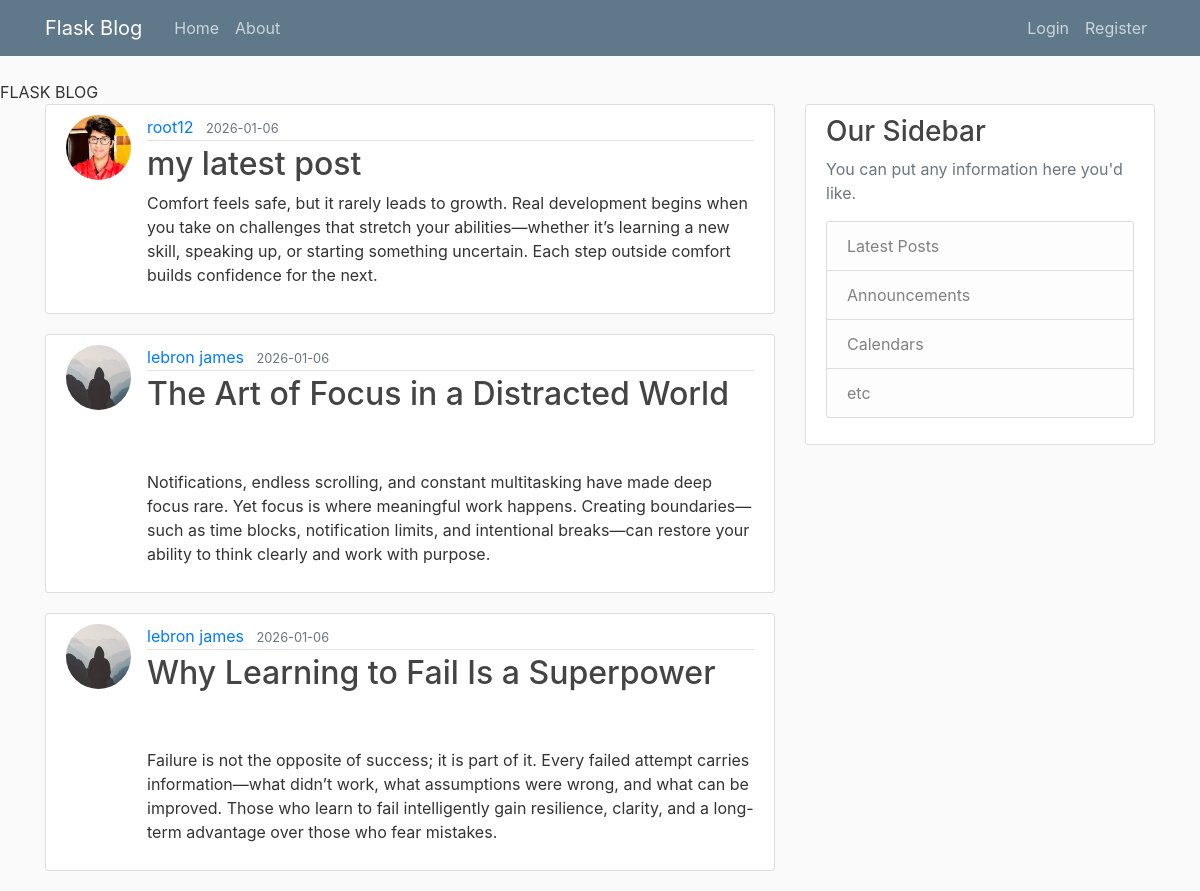
Page /home on the earlier database version.
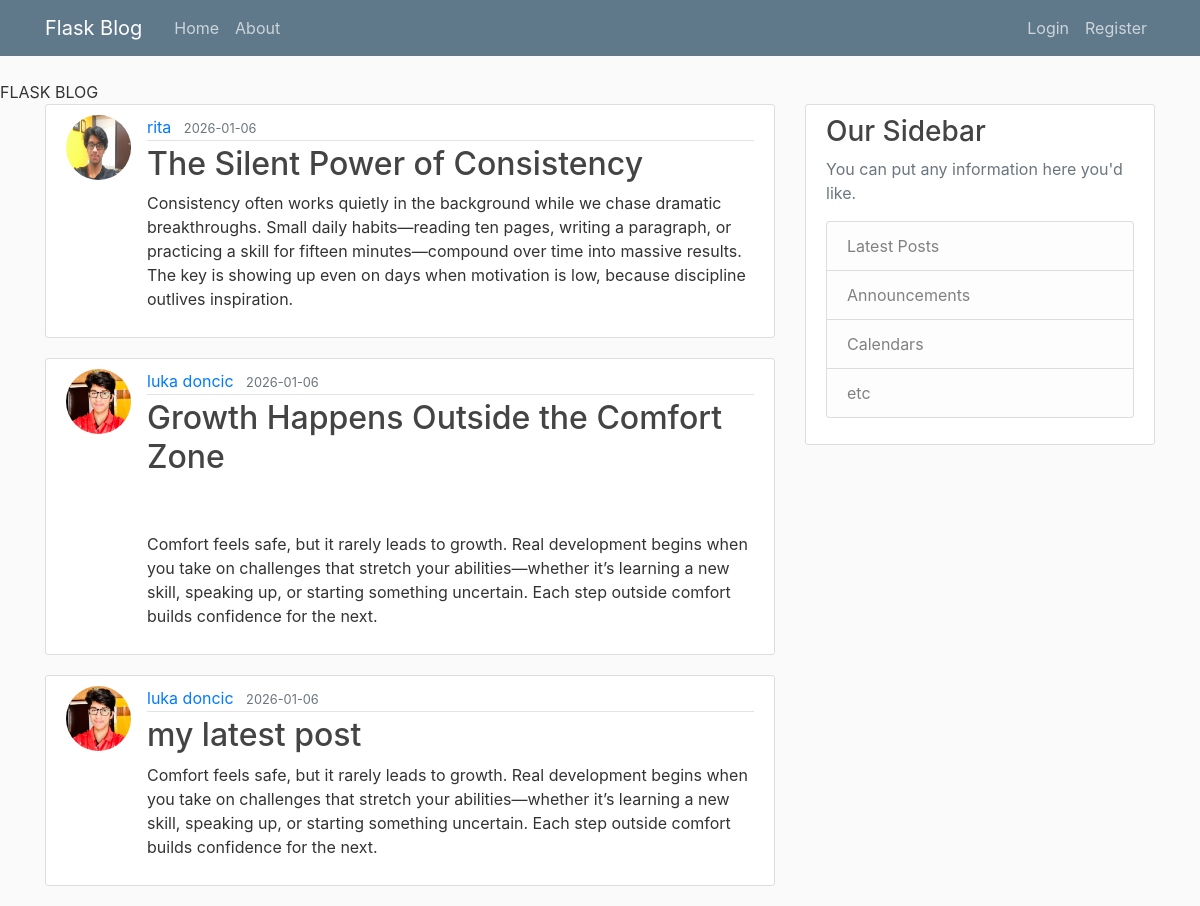
Same page on the later database version.
### app/models.py (models this page shows, shortened)
class Post(db.Model):
        id=db.Column(db.Integer,primary_key=True)
        title=db.Column(db.String(100),nullable=False)
        date_posted=db.Column(db.DateTime,nullable=False,default=datetime.utcnow)
        content=db.Column(db.Text,nullable=False)
        user_id=db.Column(db.Integer,db.ForeignKey('user.id'),nullable=False)

class User(db.Model,UserMixin):#usermixin is used to add flask login functionality to the suer model
    id=db.Column(db.Integer,primary_key=True)
    username=db.Column(db.String(20),unique=True,nullable=False)
    email=db.Column(db.String(120),unique=True,nullable=False)
    image_file=db.Column(db.String(20),nullable=False,default='default.jpeg')
    password=db.Column(db.String(60),nullable=False)
    posts=db.relationship('Post',backref='author',lazy=True) # we use this to create relationship between user and post like one to many relationship and the backref is used to add a column tto the post table which will reference the user who created the post and lazy is used to tell sqlalchemy when to load the data from the database

### app/routes.py (the view)
@app.route('/')
@app.route('/home')
def home():
    page=request.args.get('page',1,type=int) #this is to target the page number from the url and if there is no page no provided it will default to 1
    posts=Post.query.order_by(Post.date_posted.desc()).paginate(page=page, per_page=3)
    return render_template('home.html',posts=posts)

### app/templates/home.html
{% extends "layout.html" %}
{% block content %}
{% for post in posts %}
<article class="media content-section">
    <img class="rounded-circle article-img"
        src="{{ url_for('static', filename='profile_pics/' + post.author.image_file) }}">
    <div class="media-body">
        <div class="article-metadata">
            <a class="mr-2" href="#">{{ post.author.username }}</a>
            <small class="text-muted">{{ post.date_posted.strftime('%Y-%m-%d') }}</small>
        </div>
        <h2><a class="article-title" href="{{ url_for('post',post_id=post.id)}}">{{ post.title }}</a></h2>
        <p class="article-content">{{ post.content }}</p>
    </div>
</article>
{% endfor %}
{% endblock content %}

Differences in the rows shown:
no longer on this page (row unchanged): Post: image_file (placeholder picture), author.username "lebron james", date_posted "2026-01-06", title "The Art of Focus in a Distracted World", content "Notifications, endless scrolling, and constant multitasking have made deep focus rare. Yet focus is where meaningful work happens. Creating boundaries—such as time blocks, notification limits, and intentional breaks—can restore your ability to think clearly and work with purpose."
no longer on this page (row unchanged): Post: image_file (placeholder picture), author.username "lebron james", date_posted "2026-01-06", title "Why Learning to Fail Is a Superpower", content "Failure is not the opposite of success; it is part of it. Every failed attempt carries information—what didn’t work, what assumptions were wrong, and what can be improved. Those who learn to fail intelligently gain resilience, clarity, and a long-term advantage over those who fear mistakes."
added Post: image_file (picture), author.username "rita", date_posted "2026-01-06", title "The Silent Power of Consistency", content "Consistency often works quietly in the background while we chase dramatic breakthroughs. Small daily habits—reading ten pages, writing a paragraph, or practicing a skill for fifteen minutes—compound over time into massive results. The key is showing up even on days when motivation is low, because discipline outlives inspiration."
added Post: image_file (picture), author.username "luka doncic", date_posted "2026-01-06", title "Growth Happens Outside the Comfort Zone", content "Comfort feels safe, but it rarely leads to growth. Real development begins when you take on challenges that stretch your abilities—whether it’s learning a new skill, speaking up, or starting something uncertain. Each step outside comfort builds confidence for the next."
changed through a linked row, Post "my latest post": author.username "root12" → "luka doncic"
